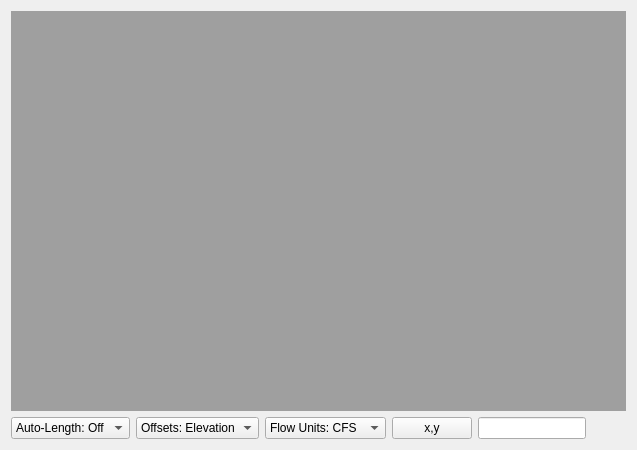
  <widget class="QWidget" name="centralwidget">
   <layout class="QGridLayout" name="gridLayout">
    <item row="0" column="0">
     <widget class="QMdiArea" name="map">
      <property name="verticalScrollBarPolicy">
       <enum>Qt::ScrollBarAsNeeded</enum>
      </property>
      <property name="horizontalScrollBarPolicy">
       <enum>Qt::ScrollBarAsNeeded</enum>
      </property>
     </widget>
    </item>
    <item row="1" column="0">
     <layout class="QHBoxLayout" name="horizontalLayout">
      <item>
       <widget class="QComboBox" name="cbAutoLength">
        <item>
         <property name="text">
          <string>Auto-Length: Off</string>
         </property>
        </item>
        <item>
         <property name="text">
          <string>Auto-Length: On</string>
         </property>
        </item>
       </widget>
      </item>
      <item>
       <widget class="QComboBox" name="cbOffset">
        <item>
         <property name="text">
          <string>Offsets: Elevation</string>
         </property>
        </item>
        <item>
         <property name="text">
          <string>Offsets: Depth</string>
         </property>
        </item>
       </widget>
      </item>
      <item>
       <widget class="QComboBox" name="cbFlowUnits">
        <item>
         <property name="text">
          <string>Flow Units: CFS</string>
         </property>
        </item>
        <item>
         <property name="text">
          <string>Flow Units: GPM</string>
         </property>
        </item>
        <item>
         <property name="text">
          <string>Flow Units: MGD</string>
         </property>
        </item>
        <item>
         <property name="text">
          <string>Flow Units: CMS</string>
         </property>
        </item>
        <item>
         <property name="text">
          <string>Flow Units:  LPS</string>
         </property>
        </item>
        <item>
         <property name="text">
          <string>Flow Units: MLD</string>
         </property>
        </item>
       </widget>
      </item>
      <item>
       <widget class="QPushButton" name="btnCoord">
        <property name="text">
         <string>x,y</string>
        </property>
       </widget>
      </item>
      <item>
       <widget class="QLineEdit" name="txtCrs">
        <property name="alignment">
         <set>Qt::AlignRight|Qt::AlignTrailing|Qt::AlignVCenter</set>
        </property>
        <property name="readOnly">
         <bool>true</bool>
        </property>
       </widget>
      </item>
      <item>
       <spacer name="horizontalSpacer">
        <property name="orientation">
         <enum>Qt::Horizontal</enum>
        </property>
        <property name="sizeHint" stdset="0">
         <size>
          <width>40</width>
          <height>20</height>
         </size>
        </property>
       </spacer>
      </item>
     </layout>
    </item>
   </layout>
  </widget>
